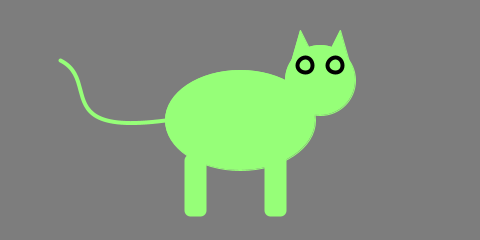
Frame 1 (no input)
Frame 60 (the mouse pressed at the canvas centre just before this capture): identical to frame 1, image omitted
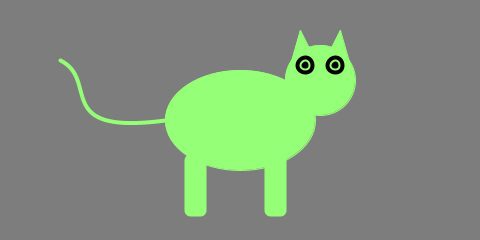
Frame 120 (the mouse held since frame 60 and released just before this capture)

The Processing sketch that drew these frames (run headless with seeded random() and noise(); from frame 60 on, the mouse is pressed at the canvas centre):

// Processing sketch: cat_modified
// ── cat_modified.pde
//Blake Brown 1/24/17

int x = 240;
int y = 120;
int c = 150;
int z = x;
int f = x;
void setup(){
  size(480,240);
  
}
void draw(){
  if (keyPressed &&(key ==CODED)){  //Determines if an arrow key is pressed
    if (keyCode == UP){  //If the arrow is up then y is lowered by 5
      y -= 5;
    } else if (keyCode == DOWN){ // If the arrow is down then y is increased by 5
        y += 5;
    } else if (keyCode == RIGHT){ //If the arrow is right then x is increased by 5
        x += 5;
    } else if (keyCode == LEFT){ //If the arrow is left then x is decreased by 5
        x -= 5;
      }
  }
   if (keyPressed){
     if ((key == 'h') || (key == 'H')){
      c -= 10;
        }
     if ((key == 'j')  || (key == 'J')){
      c += 10;
       }
   }


  background(125);
    strokeWeight(12);
  stroke(c,255,120);
  strokeJoin(ROUND);
    rect(x-50,y+40,10,50); //Makes the legs
    rect(x+30,y+40,10,50);
  strokeWeight(1);
  fill(c,255,120);
    ellipse(x,y,150,100); //Body
  fill(c,255,120);
    triangle(x+50,y-55,x+60,y-90,x+70,y-70); //Ears
    triangle(x+90,y-70,x+100,y-90,x+110,y-55);
    ellipse(x+80,y-40,70,70); //Head
  strokeWeight(4);
  noFill();
    bezier(x-75,y,50,x-105,y-20,x-160,x-180,y-60); //Tail
  stroke (0);
  ellipse(x+95,y-55,15,15);
  ellipse(x+65,y-55,15,15);
if((mouseX<width) && (mouseX>0) && (mouseY<height) && (mouseY>0)){
  float mx = map(mouseX, 0, width, x+59, x+71);
  float my = map(mouseY, 0, height, y-61,y-49);
  fill(0);
  ellipse(mx, my, 3, 3);
}
if((mouseX<width) && (mouseX>0) && (mouseY<height) && (mouseY>0)){
  float mxx = map(mouseX, 0, width, x+89, x+101);
  float myy = map(mouseY, 0, height, y-61, y-49);
  fill(0);
  ellipse(mxx, myy, 3, 3);
}
  }
  

    
